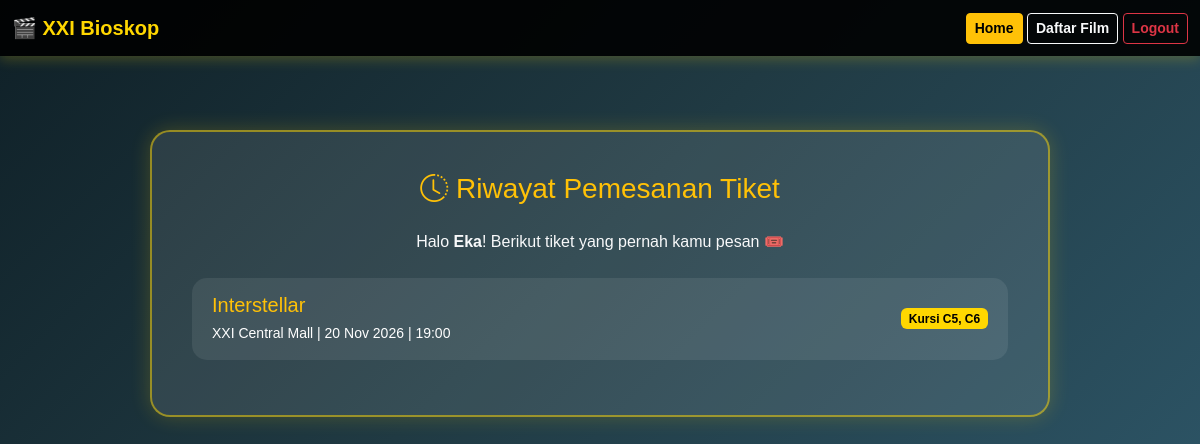
The app's page /view/v_riwayat.php (signed in) with its own data.
### tables this page shows
CREATE TABLE `tb_pemesanan` (
  `id_pemesanan` int(11)      NOT NULL AUTO_INCREMENT,
  `id_user`      int(11)      NOT NULL,
  `judul_film`   varchar(100) NOT NULL,
  `bioskop`      varchar(100) NOT NULL,
  `tanggal`      date         NOT NULL,
  `jam`          time         NOT NULL,
  `kursi`        varchar(100) NOT NULL,
  `jumlah`       int(11)      NOT NULL DEFAULT 1,
  `dipesan_pada` timestamp    NOT NULL DEFAULT current_timestamp(),
  PRIMARY KEY (`id_pemesanan`),
  KEY `id_user` (`id_user`),
  CONSTRAINT `fk_pemesanan_user` FOREIGN KEY (`id_user`)
    REFERENCES `users` (`id_user`) ON DELETE CASCADE ON UPDATE CASCADE
);

### controller/c_auth.php (called while the page is built, shortened)
<?php
function e($teks) {
    return htmlspecialchars((string)$teks, ENT_QUOTES, 'UTF-8');
}

### model/m_koneksi.php (called while the page is built, shortened)
<?php
class m_koneksi {
    private $host = "localhost";
    private $user = "root";
    private $pass = "";
    private $db   = "db_bioskop";
    public function __construct() {
        $this->koneksi = new mysqli($this->host, $this->user, $this->pass, $this->db);
    }
}

### model/m_pemesanan.php (called while the page is built, shortened)
<?php
require_once __DIR__ . "/m_koneksi.php";
class m_pemesanan {
    private $conn;
    public function __construct() {
        $db = new m_koneksi();
        $this->conn = $db->koneksi;
    }
    public function tampilByUser($id_user) {
        $stmt = $this->conn->prepare(
            "SELECT * FROM tb_pemesanan WHERE id_user = ? ORDER BY id_pemesanan DESC"
        );
        $stmt->bind_param("i", $id_user);
        $stmt->execute();
        return $stmt->get_result()->fetch_all(MYSQLI_ASSOC);
    }
}

### controller/c_pemesanan.php (called while the page is built, shortened)
<?php
require_once __DIR__ . "/c_auth.php";
require_once __DIR__ . "/../model/m_pemesanan.php";
class c_pemesanan {
    private $model;
    public function __construct() {
        $this->model = new m_pemesanan();
    }
    public function tampilByUser($id_user) {
        return $this->model->tampilByUser($id_user);
    }
}

### view/v_riwayat.php (the view, shortened to what this page needs)
<?php
require_once __DIR__ . "/../controller/c_auth.php";
$username = $_SESSION['username'];
$id_user  = (int)$_SESSION['id_user'];
require_once __DIR__ . "/../controller/c_pemesanan.php";
$ctrl = new c_pemesanan();
$dataPemesanan = $ctrl->tampilByUser($id_user);
?>
<!DOCTYPE html>
<html lang="id">
<head>
  <link href="https://cdn.jsdelivr.net/npm/bootstrap@5.3.7/dist/css/bootstrap.min.css" rel="stylesheet">
  <link href="https://cdn.jsdelivr.net/npm/bootstrap-icons@1.11.3/font/bootstrap-icons.css" rel="stylesheet">
</head>
<body>
<nav class="navbar navbar-dark fixed-top">
  <div class="container-fluid">
    <a class="navbar-brand" href="#">🎬 XXI Bioskop</a>
    <div>
      <a href="v_home_user.php" class="btn btn-warning btn-sm fw-bold">Home</a>
      <a href="v_daftar_film.php" class="btn btn-outline-light btn-sm fw-bold">Daftar Film</a>
      <a href="v_logout.php" class="btn btn-outline-danger btn-sm fw-bold">Logout</a>
    </div>
  </div>
</nav>
<div class="riwayat-box">
  <h3 class="text-center text-warning mb-4">
    <i class="bi bi-clock-history"></i> Riwayat Pemesanan Tiket
  </h3>
  <p class="text-center text-light mb-4">
    Halo <b><?= e(ucfirst($username)) ?></b>! Berikut tiket yang pernah kamu pesan 🎟️
  </p>
  <?php
  if (!empty($dataPemesanan)) {
    foreach ($dataPemesanan as $tiket) {
      echo "
      <div class='riwayat-item'>
        <div class='d-flex justify-content-between align-items-center'>
          <div>
            <h5 class='text-warning mb-1'>" . e($tiket['judul_film']) . "</h5>
            <small>" . e($tiket['bioskop']) . " | " . date('d M Y', strtotime($tiket['tanggal'])) . " | " . substr($tiket['jam'], 0, 5) . "</small>
          </div>
          <span class='badge'>Kursi " . e($tiket['kursi']) . "</span>
        </div>
      </div>";
    }
  } else {
    echo "<p class='text-center text-secondary'>Kamu belum pernah memesan tiket.</p>";
  }
  ?>
</div>
</body>
</html>

### view/v_riwayat.php (style rules this page uses)
body { padding-top: 80px; background: linear-gradient(135deg, #0f2027, #203a43, #2c5364); color: #fff; font-family: 'Poppins', sans-serif; }
.navbar { background: rgba(0, 0, 0, 0.9); box-shadow: 0 4px 12px rgba(255, 215, 0, 0.2); }
.navbar-brand { color: #ffd700 !important; font-weight: bold; }
.riwayat-box { background: rgba(255,255,255,0.1); border: 2px solid rgba(255,215,0,0.5); border-radius: 20px; padding: 40px; margin: 50px auto; max-width: 900px; box-shadow: 0 0 20px rgba(255,215,0,0.2); }
.riwayat-item { background: rgba(255,255,255,0.08); border-radius: 15px; padding: 15px 20px; margin-bottom: 15px; transition: all 0.3s; }
.badge { background: #ffd700; color: #000; font-weight: 600; }

### records on screen
tb_pemesanan: judul_film "Interstellar", bioskop "XXI Central Mall", tanggal "20 Nov 2026", jam "19:00", kursi "C5, C6"

### other values on screen
$username "Eka"
